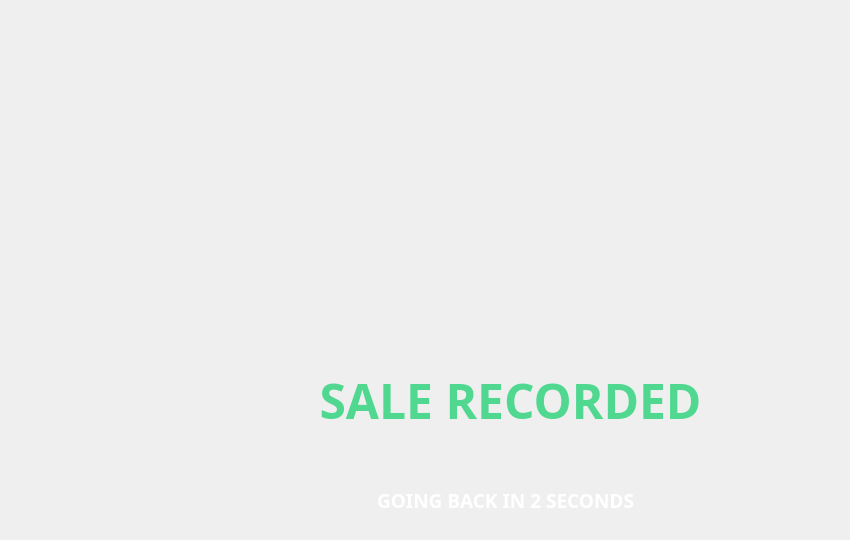
     <widget class="QWidget" name="page_complete">
      <widget class="QLabel" name="label">
       <property name="geometry">
        <rect>
         <x>360</x>
         <y>30</y>
         <width>300</width>
         <height>300</height>
        </rect>
       </property>
       <property name="text">
        <string/>
       </property>
       <property name="pixmap">
        <pixmap>Resources/tick.png</pixmap>
       </property>
       <property name="scaledContents">
        <bool>true</bool>
       </property>
      </widget>
      <widget class="QLabel" name="finishbn_cash_2">
       <property name="geometry">
        <rect>
         <x>300</x>
         <y>370</y>
         <width>421</width>
         <height>61</height>
        </rect>
       </property>
       <property name="font">
        <font>
         <family>Avenir Next</family>
         <pointsize>36</pointsize>
         <weight>75</weight>
         <bold>true</bold>
        </font>
       </property>
       <property name="styleSheet">
        <string notr="true">color: rgb(80,216,144);
background-color:rgba(0, 255, 0, 0);</string>
       </property>
       <property name="text">
        <string>SALE RECORDED</string>
       </property>
       <property name="alignment">
        <set>Qt::AlignCenter</set>
       </property>
       <property name="margin">
        <number>0</number>
       </property>
       <property name="indent">
        <number>-1</number>
       </property>
      </widget>
      <widget class="QLabel" name="gobackcount">
       <property name="geometry">
        <rect>
         <x>170</x>
         <y>470</y>
         <width>671</width>
         <height>61</height>
        </rect>
       </property>
       <property name="font">
        <font>
         <family>Avenir Next</family>
         <pointsize>14</pointsize>
         <weight>75</weight>
         <bold>true</bold>
        </font>
       </property>
       <property name="styleSheet">
        <string notr="true">color: rgb(255, 255, 255);
background-color:rgba(0, 255, 0, 0);</string>
       </property>
       <property name="text">
        <string>GOING BACK IN 2 SECONDS</string>
       </property>
       <property name="alignment">
        <set>Qt::AlignCenter</set>
       </property>
       <property name="margin">
        <number>0</number>
       </property>
       <property name="indent">
        <number>-1</number>
       </property>
      </widget>
     </widget>
